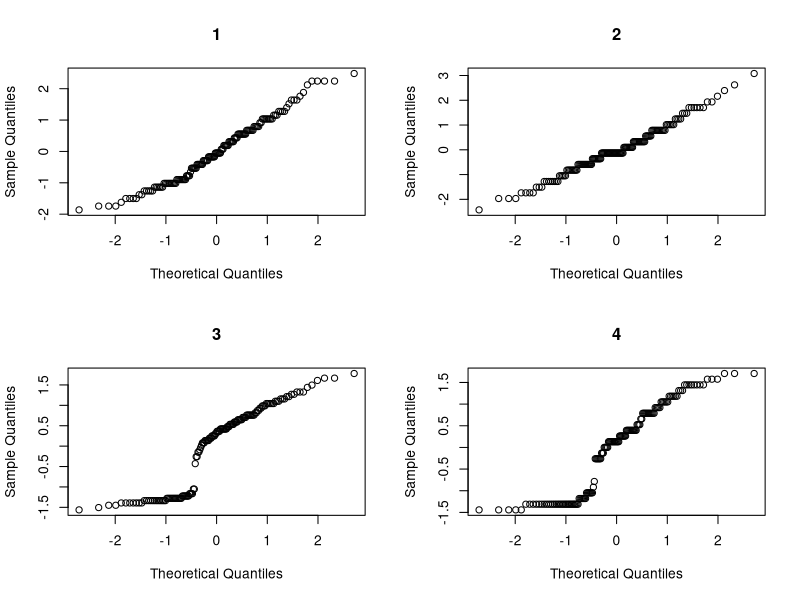
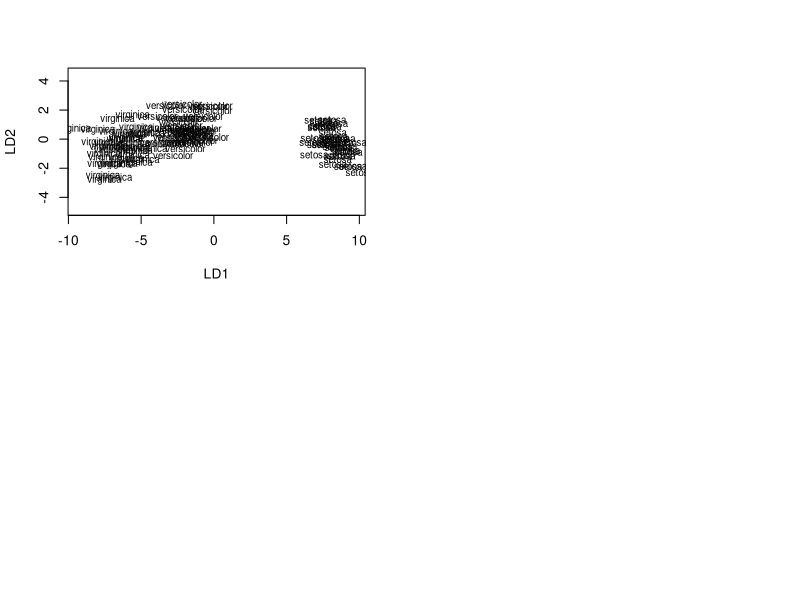
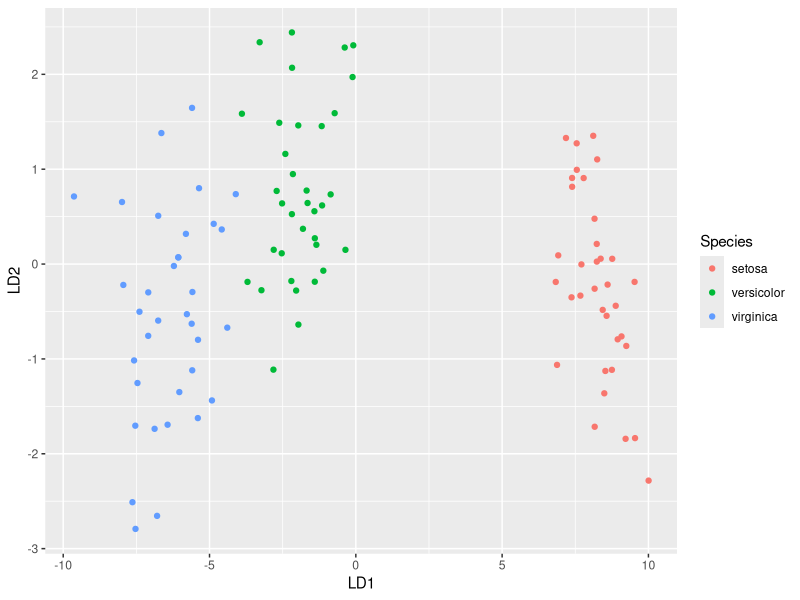

Reproduce these figures in R, in order.
#this is a practice for discriminant analysis 


#loading the libraries 

library(tidyverse)
library(caret)
library(MASS)
library(mda)

#loading the iris data 

data(iris)


head(iris)

#here we will predict the type of the spider from sepal and petal width and length 

#firstly we need to scale the data 

preproc<-preProcess(iris,method = c("center","scale"))
iris<-predict(preproc,iris)

par(mfrow=c(2,2))
for(i in 1:4){
        qqnorm(iris[,i],main = paste(i))
}

#partitioning the data 

trainidx<-createDataPartition(y = iris$Species,p = .7,list = F)

traindata<-iris[trainidx,]
testdata<-iris[-trainidx,]

#using MASS function

ldafit<-lda(Species~.,data = traindata)
ldafit

#run prediction

testpred<-predict(ldafit,newdata = testdata)

testpred$class

testpred$posterior

testpred$x
plot(ldafit)


ggdata<-data.frame(traindata,predict(ldafit)$x)

ggdata%>%ggplot(aes(LD1,LD2,color=Species))+geom_point()

#testing the accuracy

mean(testdata$Species==testpred$class)

#accuracy 0.9777 %


#running quadratic DA

qdafit<-qda(Species~.,traindata)
qdafit

qdapred<-predict(qdafit,testdata)

mean(testdata$Species==qdapred$class)

#running Mixure DA

mdafit<-mda(Species~.,traindata)

mdapred<-predict(mdafit,testdata)

mean(testdata$Species==mdapred)
